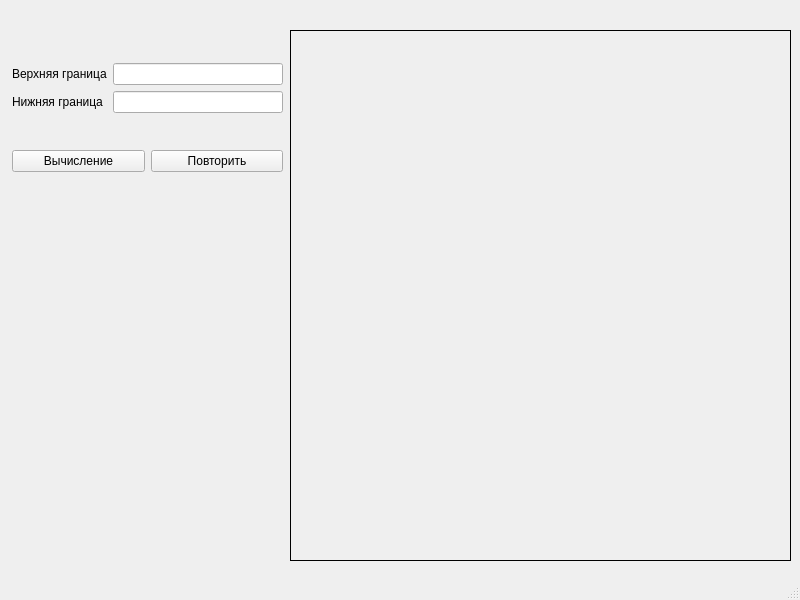
<?xml version="1.0" encoding="UTF-8"?>
<ui version="4.0">
 <class>MainWindow</class>
 <widget class="QMainWindow" name="MainWindow">
  <property name="geometry">
   <rect>
    <x>0</x>
    <y>0</y>
    <width>800</width>
    <height>600</height>
   </rect>
  </property>
  <property name="windowTitle">
   <string>MainWindow</string>
  </property>
  <widget class="QWidget" name="centralwidget">
   <widget class="QWidget" name="widget" native="true">
    <property name="geometry">
     <rect>
      <x>290</x>
      <y>30</y>
      <width>501</width>
      <height>531</height>
     </rect>
    </property>
    <property name="styleSheet">
     <string notr="true">border: 1px solid black;</string>
    </property>
   </widget>
   <widget class="QWidget" name="">
    <property name="geometry">
     <rect>
      <x>12</x>
      <y>32</y>
      <width>271</width>
      <height>171</height>
     </rect>
    </property>
    <layout class="QVBoxLayout" name="verticalLayout">
     <item>
      <layout class="QGridLayout" name="gridLayout">
       <item row="0" column="0">
        <widget class="QLabel" name="high_border_label">
         <property name="text">
          <string>Верхняя граница</string>
         </property>
        </widget>
       </item>
       <item row="0" column="1">
        <widget class="QLineEdit" name="high_border_input_line"/>
       </item>
       <item row="1" column="0">
        <widget class="QLabel" name="low_border_label">
         <property name="text">
          <string>Нижняя граница</string>
         </property>
        </widget>
       </item>
       <item row="1" column="1">
        <widget class="QLineEdit" name="low_border_input_line">
         <property name="enabled">
          <bool>true</bool>
         </property>
        </widget>
       </item>
      </layout>
     </item>
     <item>
      <layout class="QGridLayout" name="gridLayout_2">
       <item row="0" column="0">
        <widget class="QPushButton" name="count_button">
         <property name="text">
          <string>Вычисление</string>
         </property>
        </widget>
       </item>
       <item row="0" column="1">
        <widget class="QPushButton" name="reset_button">
         <property name="text">
          <string>Повторить</string>
         </property>
        </widget>
       </item>
      </layout>
     </item>
    </layout>
   </widget>
  </widget>
  <widget class="QStatusBar" name="statusbar"/>
 </widget>
 <resources/>
 <connections/>
</ui>
